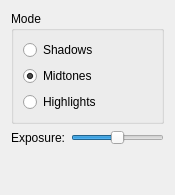
<?xml version="1.0" encoding="utf-8"?>
<ui version="4.0">
 <author>
    SPDX-FileCopyrightText: none
    SPDX-License-Identifier: GPL-3.0-or-later
  </author>
 <class>DodgeBurnConfigurationBaseWidget</class>
 <widget class="QWidget" name="DodgeBurnConfigurationBaseWidget">
  <property name="geometry">
   <rect>
    <x>0</x>
    <y>0</y>
    <width>175</width>
    <height>195</height>
   </rect>
  </property>
  <layout class="QVBoxLayout">
   <item>
    <widget class="QGroupBox" name="buttonGroup1">
     <property name="title">
      <string>Mode</string>
     </property>
     <layout class="QVBoxLayout">
      <item>
       <widget class="QRadioButton" name="radioButtonShadows">
        <property name="text">
         <string>Shadows</string>
        </property>
        <property name="checked">
         <bool>false</bool>
        </property>
       </widget>
      </item>
      <item>
       <widget class="QRadioButton" name="radioButtonMidtones">
        <property name="text">
         <string>Midtones</string>
        </property>
        <property name="checked">
         <bool>true</bool>
        </property>
       </widget>
      </item>
      <item>
       <widget class="QRadioButton" name="radioButtonHighlights">
        <property name="text">
         <string>Highlights</string>
        </property>
       </widget>
      </item>
     </layout>
    </widget>
   </item>
   <item>
    <layout class="QHBoxLayout">
     <item>
      <widget class="QLabel" name="textLabel1">
       <property name="text">
        <string>Exposure:</string>
       </property>
       <property name="alignment">
        <set>Qt::AlignRight|Qt::AlignTrailing|Qt::AlignVCenter</set>
       </property>
       <property name="wordWrap">
        <bool>false</bool>
       </property>
      </widget>
     </item>
     <item>
      <widget class="QSlider" name="sliderExposure">
       <property name="maximum">
        <number>100</number>
       </property>
       <property name="value">
        <number>50</number>
       </property>
       <property name="orientation">
        <enum>Qt::Horizontal</enum>
       </property>
      </widget>
     </item>
    </layout>
   </item>
   <item>
    <spacer name="spacer1">
     <property name="orientation">
      <enum>Qt::Vertical</enum>
     </property>
     <property name="sizeType">
      <enum>QSizePolicy::Expanding</enum>
     </property>
     <property name="sizeHint" stdset="0">
      <size>
       <width>20</width>
       <height>12</height>
      </size>
     </property>
    </spacer>
   </item>
  </layout>
 </widget>
 <resources/>
 <connections/>
</ui>
